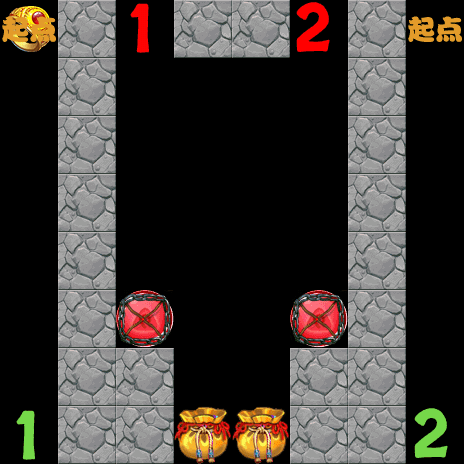

A level layout from a 2D game, rendered from its tile map. Below: a short description, then the map file with tile-grid data replaced by summaries:
An orthogonal 8x8 tile map with 58x58 px tiles, 8 tile layers (1-layer, 2-layer, 3-layer, 4-layer, ...).

<map version="1.0" orientation="orthogonal" renderorder="right-down" width="8" height="8" tilewidth="58" tileheight="58">
 <tileset firstgid="1" name="backgroundBlock" tilewidth="58" tileheight="58">
  <image source="backgroundBlock.png" width="348" height="870" />
 </tileset>
 <layer name="1-layer" width="8" height="8">
  <data>[64 cells, 23 non-empty, 1 distinct tile ids]</data>
 </layer>
 <layer name="2-layer" width="8" height="8">
  <data>[64 cells, 58 non-empty, 1 distinct tile ids]</data>
 </layer>
 <layer name="3-layer" width="8" height="8">
  <data>[64 cells, 43 non-empty, 1 distinct tile ids]</data>
 </layer>
 <layer name="4-layer" width="8" height="8">
  <data>[64 cells, 55 non-empty, 1 distinct tile ids]</data>
 </layer>
 <layer name="5-layer" width="8" height="8">
  <data>[64 cells, 51 non-empty, 5 distinct tile ids]</data>
 </layer>
 <layer name="6-layer" width="8" height="8">
  <data>[64 cells, 58 non-empty, 6 distinct tile ids]</data>
 </layer>
 <layer name="7-layer" width="8" height="8">
  <data>[64 cells, 61 non-empty, 2 distinct tile ids]</data>
 </layer>
 <layer name="8-layer" width="8" height="8">
  <data>[64 cells, 59 non-empty, 2 distinct tile ids]</data>
 </layer>
</map>
